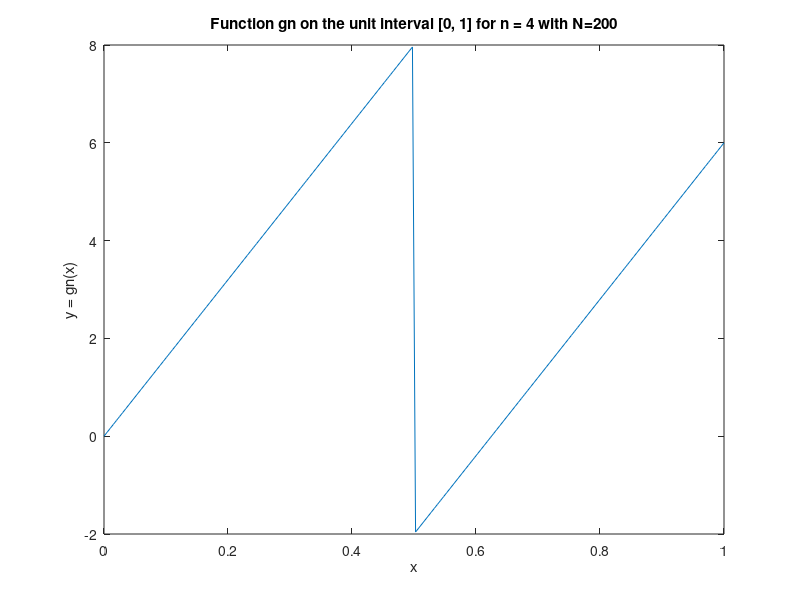

MATLAB code to generate this figure:
close all
clear all
%%%%%%%%%%%%%%%%%%%%%%% EX1 a %%%%%%%%%%%%%%%%%%%%%%%
% Define the Function phi
myfun1 = @(x) 16 .*x;  % calcul of phi ( phi (x) ) 4 times case of 0 <= x <= 1/2
myfun2 = @(x) -10 + 16 .*x; % calcul of phi ( phi (x) ) 4 times case of 1/2 < x <= 1
% Set initial values
n=4;
dx=0.005;
a=0;
b=1;
N=b/dx;
phi=zeros(1,N);
gn=zeros(1,N);
% Array between [0,1]
t=linspace(a,b,N);
% Calculating the function phi at the current point
for i=1:N
if (t(i)>= 0 && t(i) <= 0.5)
   phi(i)=myfun1(t(i));
else
   phi(i)=myfun2(t(i));
end
end

% Ploting
figure
plot(t,phi)
xlabel('x')
ylabel('y = gn(x)')
title('Function gn on the unit interval [0, 1] for n = 4 with N=200')

%%%%%%%%%%%%%%%%%%%%%%% EX1 b %%%%%%%%%%%%%%%%%%%%%%%



%%%%%%%%%%%%%%%%%%%%%%% EX1 c %%%%%%%%%%%%%%%%%%%%%%%

%Nsample=125;
%Nsample=1000;
Nsample=8000;
r= rand(Nsample,1);
rf=zeros(Nsample,1);
for i=1:Nsample
if (r(i)>= 0 && r(i) <= 0.5)
   rf(i)=myfun1(r(i));
else
   rf(i)=myfun2(r(i));
end
end
meanr=mean(rf);
err= std(rf)/ sqrt(Nsample);

fprintf('Monte Carlo esimate (nsample=%d) %f +/- %f ', Nsample , meanr , err );
